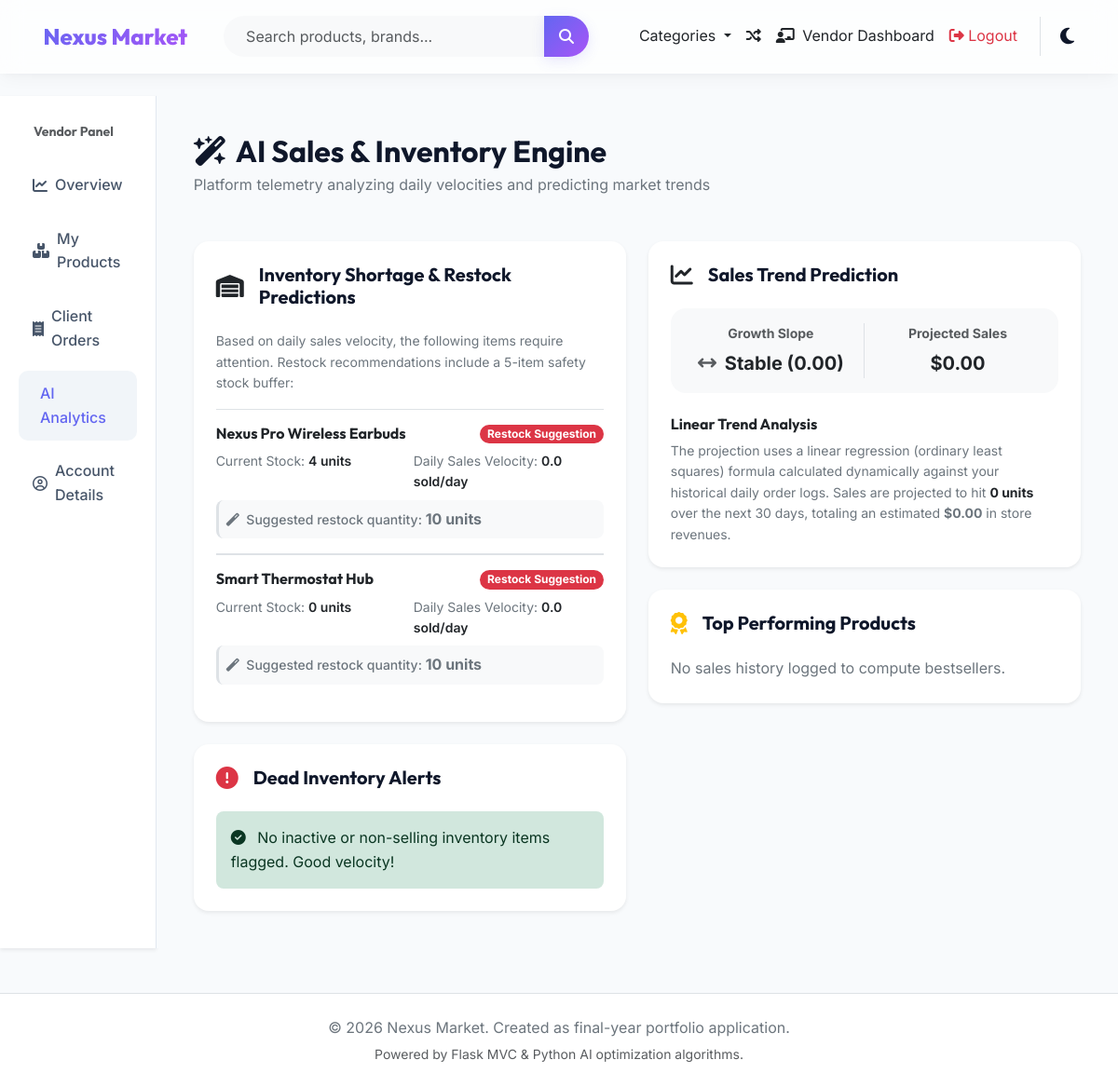
The page /vendor/analytics (signed in) on the database its author committed.
### tables this page shows
CREATE TABLE products (
    id INTEGER PRIMARY KEY AUTOINCREMENT,
    vendor_id INT NOT NULL,
    category_id INT NOT NULL,
    name VARCHAR(255) NOT NULL,
    description TEXT,
    price NUMERIC NOT NULL,
    stock INT NOT NULL DEFAULT 0,
    image_url VARCHAR(255) DEFAULT 'default_product.png',
    status VARCHAR(20) NOT NULL DEFAULT 'active', -- 'active', 'inactive', 'flagged'
    average_rating NUMERIC DEFAULT 0.00,
    created_at TIMESTAMP DEFAULT CURRENT_TIMESTAMP,
    FOREIGN KEY (vendor_id) REFERENCES vendors(id) ON DELETE CASCADE,
    FOREIGN KEY (category_id) REFERENCES categories(id) ON DELETE CASCADE
);

### routes/vendor.py (the view)
@vendor_bp.route('/vendor/analytics')
@vendor_required
def analytics():
    vendor_id = _get_vendor_id()
    inventory_analysis = AIService.analyze_inventory(vendor_id)
    performance = AIService.get_sales_performance_report(vendor_id)
    forecast = AIService.get_sales_forecast(vendor_id)
    return render_template('vendor/analytics.html',
                           report=inventory_analysis['report'],
                           alerts=inventory_analysis['alerts'],
                           suggestions=inventory_analysis['restock_suggestions'],
                           top_selling=performance['top_selling'],
                           dead_inventory=performance['dead_inventory'],
                           forecast=forecast)

### models/db_manager.py (called while the page is built)
    def _translate_sql(self, sql):
        if self.db_type == 'sqlite':
            return sql.replace('%s', '?')
        return sql

### routes/auth.py (called while the page is built)
def login_required(f):
    @wraps(f)
    def decorated_function(*args, **kwargs):
        if 'user_id' not in session:
            flash('Please log in to access this page.', 'warning')
            return redirect(url_for('auth.login'))
        return f(*args, **kwargs)
    return decorated_function

### routes/vendor.py (called while the page is built)
def _get_vendor_id():
    user_id = session['user_id']
    vendor_rows = db.execute_query("SELECT id FROM vendors WHERE user_id = %s", [user_id])
    return vendor_rows[0]['id'] if vendor_rows else None

### templates/vendor/analytics.html (shortened to what this page needs)
{% extends 'layouts/base.html' %}
{% block content %}
<div class="dashboard-container">
    <div class="dashboard-sidebar shadow-sm">
        <h5 class="fw-bold mb-4 px-3 text-muted uppercase small">Vendor Panel</h5>
        <a href="{{ url_for('vendor.dashboard') }}" class="sidebar-link">
            <i class="fa-solid fa-chart-line me-2"></i> Overview
        </a>
        <a href="{{ url_for('vendor.products') }}" class="sidebar-link">
            <i class="fa-solid fa-boxes-stacked me-2"></i> My Products
        </a>
        <a href="{{ url_for('vendor.orders') }}" class="sidebar-link">
            <i class="fa-solid fa-receipt me-2"></i> Client Orders
        </a>
        <a href="{{ url_for('vendor.analytics') }}" class="sidebar-link active">
             AI Analytics
        </a>
        <a href="{{ url_for('user.profile') }}" class="sidebar-link">
            <i class="fa-regular fa-user-circle me-2"></i> Account Details
        </a>
    </div>
    <div class="dashboard-content">
        <div class="d-flex justify-content-between align-items-center mb-5">
            <div>
                <h2 class="fw-bold mb-1" style="font-family: var(--font-heading);"><i class="fa-solid fa-wand-magic-sparkles text-indigo-600 me-1"></i> AI Sales & Inventory Engine</h2>
                <p class="text-secondary mb-0">Platform telemetry analyzing daily velocities and predicting market trends</p>
            </div>
        </div>
        <div class="row g-4">
            <div class="col-lg-6">
                <div class="card border-0 shadow-sm rounded-4 p-4 bg-white mb-4">
                    <div class="d-flex align-items-center mb-4">
                        <i class="fa-solid fa-warehouse text-indigo-600 fs-4 me-3"></i>
                        <h5 class="fw-bold mb-0">Inventory Shortage & Restock Predictions</h5>
                    </div>
                    {% if not suggestions %}
                        <div class="alert alert-success border-0 rounded-3 mb-0" role="alert">
                            <i class="fas fa-check-circle me-2"></i> All product inventory levels are healthy relative to current sales velocity!
                        </div>
                    {% else %}
                        <p class="text-secondary small">Based on daily sales velocity, the following items require attention. Restock recommendations include a 5-item safety stock buffer:</p>
                        <div class="list-group list-group-flush">
                            {% for sugg in suggestions %}
                            <div class="list-group-item px-0 border-top py-3">
                                <div class="d-flex justify-content-between align-items-start mb-2">
                                    <h6 class="fw-bold text-dark mb-0">{{ sugg.name }}</h6>
                                    <span class="badge bg-danger rounded-pill">Restock Suggestion</span>
                                </div>
                                <div class="row g-2 text-secondary small">
                                    <div class="col-6">Current Stock: <span class="fw-semibold text-dark">{{ sugg.current_stock }} units</span></div>
                                    <div class="col-6">Daily Sales Velocity: <span class="fw-semibold text-dark">{{ sugg.daily_sales_velocity }} sold/day</span></div>
                                    <div class="col-12 mt-2">
                                        <div class="p-2 bg-light rounded-3 text-indigo-800 border-start border-indigo-600 border-3 fw-medium">
                                            <i class="fas fa-magic me-1"></i> Suggested restock quantity: <span class="fw-bold fs-6">{{ sugg.suggested_restock }} units</span>
                                        </div>
                                    </div>
                                </div>
                            </div>
                            {% endfor %}
                        </div>
                    {% endif %}
                </div>
                <div class="card border-0 shadow-sm rounded-4 p-4 bg-white">
                    <div class="d-flex align-items-center mb-4">
                        <i class="fa-solid fa-circle-exclamation text-danger fs-4 me-3"></i>
                        <h5 class="fw-bold mb-0">Dead Inventory Alerts</h5>
                    </div>
                    {% if not dead_inventory %}
                        <div class="alert alert-success border-0 rounded-3 mb-0" role="alert">
                            <i class="fas fa-check-circle me-2"></i> No inactive or non-selling inventory items flagged. Good velocity!
                        </div>
                    {% endif %}
                </div>
            </div>
            <div class="col-lg-6">
                <div class="card border-0 shadow-sm rounded-4 p-4 bg-white mb-4">
                    <div class="d-flex align-items-center mb-4">
                        <i class="fa-solid fa-chart-line text-indigo-600 fs-4 me-3"></i>
                        <h5 class="fw-bold mb-0">Sales Trend Prediction</h5>
                    </div>
                    <div class="p-3 bg-light rounded-4 mb-4">
                        <div class="row text-center g-3">
                            <div class="col-6 border-end">
                                <span class="small text-muted d-block uppercase fw-bold mb-1">Growth Slope</span>
                                <span class="fs-5 fw-bold text-indigo-600">
                                    {% if forecast.slope_revenue > 0.5 %}
                                        <i class="fas fa-arrow-up text-success me-1"></i> Positive (+{{ "%.2f"|format(forecast.slope_revenue) }})
                                    {% elif forecast.slope_revenue < -0.5 %}
                                        <i class="fas fa-arrow-down text-danger me-1"></i> Negative ({{ "%.2f"|format(forecast.slope_revenue) }})
                                    {% else %}
                                        <i class="fas fa-arrows-left-right text-muted me-1"></i> Stable ({{ "%.2f"|format(forecast.slope_revenue) }})
                                    {% endif %}
                                </span>
                            </div>
                            <div class="col-6">
                                <span class="small text-muted d-block uppercase fw-bold mb-1">Projected Sales</span>
                                <span class="fs-5 fw-bold text-dark">${{ "%.2f"|format(forecast.predicted_revenue_next_period) }}</span>
                            </div>
                        </div>
                    </div>
                    <h6 class="fw-bold text-dark mb-2">Linear Trend Analysis</h6>
                    <p class="text-secondary small mb-0">The projection uses a linear regression (ordinary least squares) formula calculated dynamically against your historical daily order logs. Sales are projected to hit <span class="fw-bold text-dark">{{ forecast.predicted_volume_next_period }} units</span> over the next 30 days, totaling an estimated <span class="fw-bold text-indigo-600">${{ "%.2f"|format(forecast.predicted_revenue_next_period) }}</span> in store revenues.</p>
                </div>
                <div class="card border-0 shadow-sm rounded-4 p-4 bg-white">
                    <div class="d-flex align-items-center mb-4">
                        <i class="fa-solid fa-award text-warning fs-4 me-3"></i>
                        <h5 class="fw-bold mb-0">Top Performing Products</h5>
                    </div>
                    {% if not top_selling %}
                        <p class="text-secondary mb-0">No sales history logged to compute bestsellers.</p>
                    {% endif %}
                </div>
            </div>
        </div>
    </div>
</div>
{% endblock %}

### static/css/styles.css (style rules this page uses)
:root { --bg-primary: #f8fafc; --bg-secondary: #ffffff; --bg-tertiary: #f1f5f9; --text-primary: #0f172a; --text-secondary: #475569; --text-muted: #64748b; --accent-color: #6366f1; --accent-hover: #4f46e5; --accent-gradient: linear-gradient(135deg, #6366f1 0%, #a855f7 100%); --accent-glow: rgba(99, 102, 241, 0.15); --border-color: #e2e8f0; --card-shadow: 0 4px 20px -2px rgba(15, 23, 42, 0.05), 0 2px 8px -1px rgba(15, 23, 42, 0.03); --glass-bg: rgba(255, 255, 255, 0.7); --glass-border: rgba(255, 255, 255, 0.5); --glass-blur: blur(12px); --success: #10b981; --warning: #f59e0b; --danger: #ef4444; --info: #06b6d4; --font-heading: 'Outfit', sans-serif; --font-body: 'Inter', sans-serif; --border-radius-lg: 16px; --border-radius-md: 10px; --border-radius-sm: 6px; --transition-smooth: all 0.3s cubic-bezier(0.4, 0, 0.2, 1); }
* { box-sizing: border-box; margin: 0; padding: 0; }
body { background-color: var(--bg-primary); color: var(--text-primary); font-family: var(--font-body); line-height: 1.6; transition: var(--transition-smooth); min-height: 100vh; display: flex; flex-direction: column; }
h1, h2, h3, h4, h5, h6 { font-family: var(--font-heading); color: var(--text-primary); font-weight: 700; }
a { color: var(--accent-color); text-decoration: none; transition: var(--transition-smooth); }
.dashboard-container { display: flex; min-height: calc(100vh - 73px); }
.dashboard-sidebar { width: 260px; background-color: var(--bg-secondary); border-right: 1px solid var(--border-color); padding: 30px 20px; display: flex; flex-direction: column; }
.sidebar-link { display: flex; align-items: center; padding: 12px 15px; border-radius: var(--border-radius-md); color: var(--text-secondary); font-weight: 500; margin-bottom: 8px; transition: var(--transition-smooth); }
.sidebar-link:hover, .sidebar-link.active { background-color: var(--bg-tertiary); color: var(--accent-color); }
.dashboard-content { flex-grow: 1; padding: 40px; background-color: var(--bg-primary); }

### rows shown on the page
products: name "Nexus Pro Wireless Earbuds", current_stock "4", daily_sales_velocity "0.0", suggested_restock "10"
products: name "Smart Thermostat Hub", current_stock "0", daily_sales_velocity "0.0", suggested_restock "10"

### other values the page prints
{{ "%.2f"|format(forecast.slope_revenue) }} "0.00"
{{ "%.2f"|format(forecast.predicted_revenue_next_period) }} "0.00"
{{ forecast.predicted_volume_next_period }} "0"
{{ current_year }} "2026"
